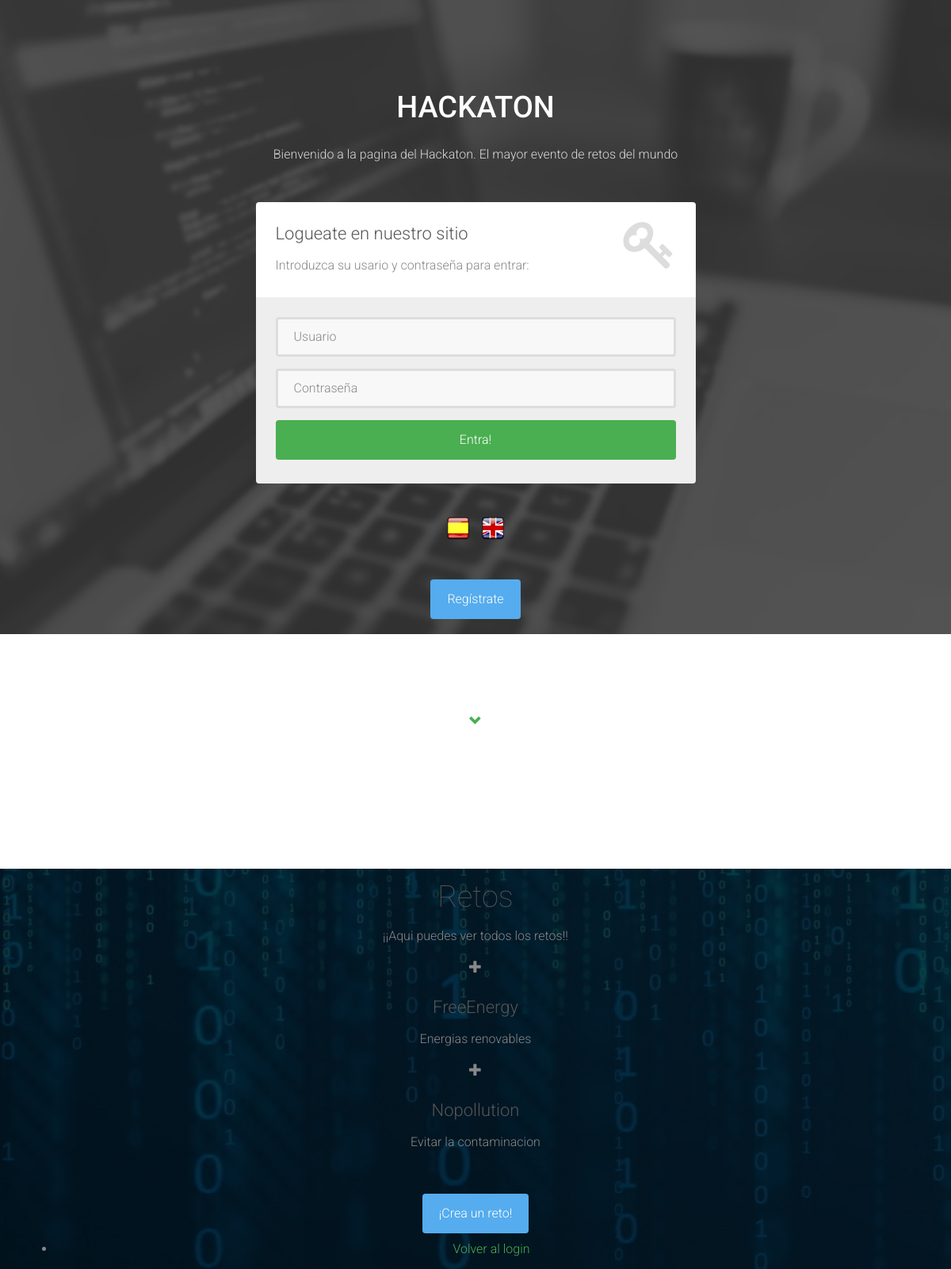
The app's page /vistas/login.php?lang=esp with its own data.
### tables this page shows
CREATE TABLE IF NOT EXISTS Reto (
  `idReto` VARCHAR(50) NOT NULL,
	`DescReto` VARCHAR(500),
  `Aceptado` TINYINT(1) NOT NULL DEFAULT 0,
  PRIMARY KEY (`idReto`));

### modelo/esp.php (called while the page is built, shortened)
<?php
$idioma["aceptar"] = "Aceptar";
$idioma["cancelar"] = "Cancelar";
$idioma["editar"] = "Editar";
$idioma["eliminar"] = "Eliminar";
$idioma["volver"] = "Volver";
$idioma["crear"] = "Crear";
$idioma["modificar"] = "Modificar";
$idioma["cerrar"] = "Cerrar sesión";
$idioma["si"] = "SI";
$idioma["no"] = "NO";
$idioma['perfil'] = "Perfil";
$idioma['editar_perfil'] = "Editar perfil";
$idioma["login_introduccion"] = "Bienvenido a la pagina del Hackaton.";
$idioma["login_introduccion2"] = "El mayor evento de retos del mundo";
$idioma["login_logueate"] = "Logueate en nuestro sitio";
$idioma["login_introduzca"] = "Introduzca su usario y contraseña para entrar:";
$idioma["login_usuario"] = "Usuario";
$idioma["login_pass"] = "Contraseña";
$idioma["login_aceptar"] = "Entra!";
$idioma["login_registrar"] = "Regístrate";
$idioma["login_or"] = "o si no...";
$idioma["login_visita"] = "Mira los retos";
$idioma["login_retos"] = "Retos";
$idioma['login_frase_retos'] = "¡¡Aqui puedes ver todos los retos!!";
$idioma['volver_login'] = "Volver al login";
$idioma['crear_reto'] = "¡Crea un reto!";
$idioma["registro_introduccion"] = "Bienvenido a la pagina del Hackaton.";
$idioma["registro_introduccion2"] = "El mayor evento de retos del mundo";
$idioma["registro_registrate"] = "Regístrate en nuestro sitio";
$idioma["registro_introduzca"] = "Rellena los campos para regístrarte:";
$idioma["registro_usuario"] = "Usuario";
$idioma["registro_sede"] = "Sede";
$idioma["registro_nombre"] = "Nombre";
$idioma["registro_pass"] = "Contraseña";
$idioma["registro_email"] = "Correo";
$idioma["registro_equipo"] = "Equipo";
$idioma["registro_aceptar"] = "Regístrate";
$idioma["registro_volver"] = "Volver";
$idioma["reto_introduce"] = "Completa los siguientes campos";
$idioma["gestion_retos"] = "Gestión de retos";
$idioma["retoSi"] = "Retos aceptados";
$idioma["retoNo"] = "Retos no aceptados";
$idioma["reto_nombre"] = "Nombre del reto";
$idioma["reto_descripcion"] = "Descripción";
$idioma["reto_aceptado"] = "Aceptado";
$idioma["reto_crear"] = "Crear reto";
$idioma["reto_modificar"] = "Modificar reto";
$idioma["nueva_sede"] = "Nueva Sede";
$idioma["id_Sede"] = "Introduzca Ubicación";
$idioma['retos'] = "Retos";
$idioma['gestion_votos_sede'] = "Gestion de votaciones sede";
$idioma['js_no_pn'] = "No hay premios nacionales en plazo de votación sede";
$idioma['js_no_ps'] = "No hay premios sede en plazo de votación";
$idioma['premios_sede'] = "Premios sede";
$idioma['premios_nacional'] = "Premios nacionales";
$idioma['premio'] = "Premio";
$idioma['fi'] = "Fecha inicio";
$idioma['ff'] = "Fecha fin";
$idioma['votar'] = "Votar";
?>

### modelo/model_reto.php (called while the page is built, shortened)
<?php
include_once 'connect_DB.php';
class Reto {
    public function listar(){
        $db = new Database();
        $sqlRetos = $db->consulta("SELECT * FROM Reto");
        $arrayRetos = array();
        while ($row = mysqli_fetch_assoc($sqlRetos)) {
            $arrayRetos[] = $row;
        }
        return $arrayRetos;
    }
}
?>

### modelo/connect_DB.php (called while the page is built, shortened)
<?php
class Database {
    var $conexion;
    public function __construct($host="localhost",$user="admin_hackaton",
                                $pass="iu", $db="et1_hackaton"){
        $this->conexion = mysqli_connect($host, $user, $pass, $db);
    }
    public function consulta($sentencia){
        return mysqli_query($this->conexion,$sentencia);
    }
}
?>

### vistas/login.php (the view, shortened to what this page needs)
<?php
$idioma = $_GET["lang"];
if(!$idioma){
    unset($idioma);
    header('Location:../vistas/login.php?lang=esp');
}else{
    if($idioma == "esp"){
        unset($idioma);
        include "../modelo/esp.php";
    }
    include_once "../modelo/model_reto.php";
    $reto = new Reto();
    $retos = $reto->listar();
}
?>
<!DOCTYPE html>
<html lang="en">
    <head>
        <link rel="stylesheet" href="../bootstrap/css/bootstrap.min.css">
        <link rel="stylesheet" href="../font-awesome/css/font-awesome.min.css">
        <link rel="stylesheet" href="../css/form-elements.css">
        <link rel="stylesheet" href="../css/style.css">
    </head>
    <body>
        <div class="top-content">
            <div class="inner-bg">
                <div class="container">
                    <div class="row">
                        <div class="col-sm-8 col-sm-offset-2 text">
                            <h1><strong>HACKATON</strong> </h1>
                            <div class="description">
                                <p>
                                    <?php echo $idioma["login_introduccion"]; ?>
                                    <?php echo $idioma["login_introduccion2"]; ?>
                                </p>
                            </div>
                        </div>
                    </div>
                    <div class="row">
                        <div class="col-sm-6 col-sm-offset-3 form-box">
                            <div class="form-top">
                                <div class="form-top-left">
                                    <h3><?php echo $idioma["login_logueate"]; ?></h3>
                                    <p><?php echo $idioma["login_introduzca"];?></p>
                                </div>
                                <div class="form-top-right">
                                    <i class="fa fa-key"></i>
                                </div>
                            </div>
                            <div class="form-bottom">
                                <form role="form" id="login" action="../controladores/ctrl_procesar_login.php" method="post" class="login-form">
                                    <div class="form-group">
                                        <input type="text" name="login" placeholder="<?php echo $idioma["login_usuario"];?>" class="form-username form-control" id="form-username">
                                    </div>
                                    <div class="form-group">
                                        <input type="password" id="pass" name="pass" placeholder="<?php echo $idioma["login_pass"];?>" class="form-password form-control" id="form-password">
                                    </div>
                                    <button type="submit" class="btn" onclick="cifrar()" name='accion' value="Entrar"><?php echo $idioma["login_aceptar"];?></button>
                                </form>
                            </div>
                        </div>
                    </div>
                    <div class="row">
                        <div class="col-sm-6 col-sm-offset-3 idioma">
                            <label for="espanol"><a href="./login.php?lang=esp"><img class="ico-idioma" src="../img/ES.png"></a></label>
                            <label for="ingles"><a href="./login.php?lang=eng"><img class="ico-idioma" src="../img/EN.png"></a></label>
                        </div>
                    </div>
                    <div class="row">
                        <div class="col-sm-6 col-sm-offset-3 social-login">
                            <a class="btn btn-link-1 btn-link-1-twitter" href="registro.php">
                                <?php echo $idioma["login_registrar"];?>
                            </a>
                            <h3><?php echo $idioma["login_or"];?></h3>
                            <h3><?php echo $idioma["login_visita"];?></h3>
                            <a href="#dos" id="movimiento" class="glyphicon glyphicon-chevron-down"></a>
                        </div>
                    </div>
                </div>
            </div>
        </div>
        <section id="dos" class="wrapper">
            <div class="container">
                <header>
                    <h2><?php echo $idioma['login_retos'];?></h2>
                    <p><?php echo $idioma['login_frase_retos'];?></p>
                </header>
                <div class="box alt">
                    <div class="row uniform">
                        <?php foreach ($retos as $r){
                        if($r['Aceptado'] == true){?>
                        <section class="4u 6u(medium) 12u$(xsmall)">
                            <span class="glyphicon glyphicon-plus"></span>
                            <h3><?php echo $r['idReto'];?></h3>
                            <p><?php echo $r['DescReto'];?></p>
                        </section>
                        <?php }
                        }?>
                    </div>
                </div>
                <div class="row">
                    <div class="col-sm-6 col-sm-offset-3 social-login">
                        <a class="btn btn-link-1 btn-link-1-twitter" href="../vistas/nuevo_reto.php?lang=esp">
                            <?php echo $idioma["crear_reto"];?>
                        </a>
                    </div>
                </div>
                <footer class="major">
                    <ul class="actions">
                        <li><a href="#" class="button"><?php echo $idioma['volver_login'];?></a></li>
                    </ul>
                </footer>
            </div>
        </section>
    </body>
</html>

### css/form-elements.css (style rules this page uses)
input[type="text"], input[type="password"], textarea, textarea.form-control { height: 50px; margin: 0; padding: 0 20px; vertical-align: middle; background: #f8f8f8; border: 3px solid #ddd; font-family: 'Roboto', sans-serif; font-size: 16px; font-weight: 300; line-height: 50px; color: #888; -moz-border-radius: 4px; -webkit-border-radius: 4px; border-radius: 4px; -moz-box-shadow: none; -webkit-box-shadow: none; box-shadow: none; -o-transition: all .3s; -moz-transition: all .3s; -webkit-transition: all .3s; -ms-transition: all .3s; transition: all .3s; }
button.btn { height: 50px; margin: 0; padding: 0 20px; vertical-align: middle; background: #4aaf51; border: 0; font-family: 'Roboto', sans-serif; font-size: 16px; font-weight: 300; line-height: 50px; color: #fff; -moz-border-radius: 4px; -webkit-border-radius: 4px; border-radius: 4px; text-shadow: none; -moz-box-shadow: none; -webkit-box-shadow: none; box-shadow: none; -o-transition: all .3s; -moz-transition: all .3s; -webkit-transition: all .3s; -ms-transition: all .3s; transition: all .3s; }

### css/style.css (style rules this page uses)
body { font-family: 'Roboto', sans-serif; font-size: 16px; font-weight: 300; color: #888; line-height: 30px; text-align: center; }
strong { font-weight: 500; }
a, a:hover, a:focus { color: #4aaf51; text-decoration: none; -o-transition: all .3s; -moz-transition: all .3s; -webkit-transition: all .3s; -ms-transition: all .3s; transition: all .3s; }
h1, h2 { margin-top: 10px; font-size: 38px; font-weight: 100; color: #555; line-height: 50px; }
h3 { font-size: 22px; font-weight: 300; color: #555; line-height: 30px; }
img { max-width: 100%; }
.btn-link-1 { display: inline-block; height: 50px; margin: 5px; padding: 16px 20px 0 20px; background: #4aaf51; font-size: 16px; font-weight: 300; line-height: 16px; color: #fff; -moz-border-radius: 4px; -webkit-border-radius: 4px; border-radius: 4px; }
.btn-link-1.btn-link-1-twitter { background: #55acee; }
.inner-bg { padding: 100px 0 170px 0; }
.top-content .text { color: #fff; }
.top-content .text h1 { color: #fff; }
.top-content .description { margin: 20px 0 10px 0; }
.top-content .description p { opacity: 0.8; }
.form-box { margin-top: 35px; }
.form-top { overflow: hidden; padding: 0 25px 15px 25px; background: #fff; -moz-border-radius: 4px 4px 0 0; -webkit-border-radius: 4px 4px 0 0; border-radius: 4px 4px 0 0; text-align: left; }
.form-top-left { float: left; width: 75%; padding-top: 25px; }
.form-top-left h3 { margin-top: 0; }
.form-top-right { float: left; width: 25%; padding-top: 5px; font-size: 66px; color: #ddd; line-height: 100px; text-align: right; }
.form-bottom { padding: 25px 25px 30px 25px; background: #eee; -moz-border-radius: 0 0 4px 4px; -webkit-border-radius: 0 0 4px 4px; border-radius: 0 0 4px 4px; text-align: left; }
.form-bottom form button.btn { width: 100%; }
.idioma { padding-top: 3vmin; text-align: center; }
.ico-idioma { width: 40px; height: 40px; }
.social-login { margin-top: 35px; }
.social-login h3 { color: #fff; }
#dos { background-image: url(../img/backgrounds/2.jpg); opacity: 4; background-position: center center; background-repeat: no-repeat; background-attachment: fixed; background-size: cover; background-color: #464646; }

### records on screen
reto: idReto "FreeEnergy", DescReto "Energias renovables"
reto: idReto "Nopollution", DescReto "Evitar la contaminacion"

### other values on screen
$idioma["login_introduccion"] "Bienvenido a la pagina del Hackaton."
$idioma["login_introduccion2"] "El mayor evento de retos del mundo"
$idioma["login_logueate"] "Logueate en nuestro sitio"
$idioma["login_introduzca"] "Introduzca su usario y contraseña para entrar:"
$idioma["login_aceptar"] "Entra!"
$idioma["login_registrar"] "Regístrate"
$idioma['login_retos'] "Retos"
$idioma['login_frase_retos'] "¡¡Aqui puedes ver todos los retos!!"
$idioma["crear_reto"] "¡Crea un reto!"
$idioma['volver_login'] "Volver al login"
